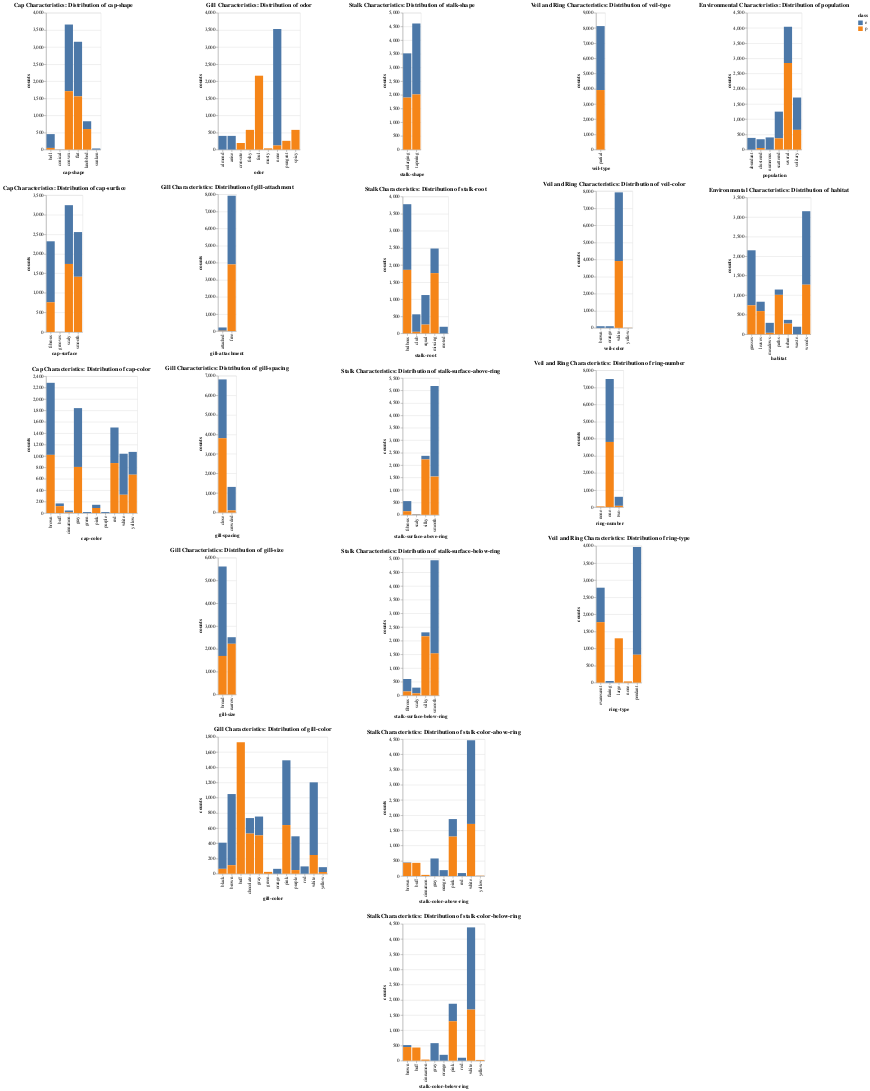

Source (notebook cell):
### Markdown cell above
#### Second, each group_feature will be analysed by itself.
    - This will allow to see how each feature behaves within its group and how they relate to the 'class' they belong to, providing more nuanced insights into the data

### Code cell
all_charts = []

for k in feature_groups:    
    feature_group = k
    features = feature_groups[feature_group]
    charts = []
    for feature in features:
        # Aggregate count per feature per class
        df_aggregated = df.groupby([feature, 'class']).size().reset_index(name='counts')
        chart = alt.Chart(df_aggregated).mark_bar().encode(
            x=alt.X(f'{feature}:N', title=feature),
            y='counts:Q',
            color='class:N'
        ).properties(
            title=f'{feature_group}: Distribution of {feature}'
        )
        charts.append(chart)
    all_charts.append(alt.vconcat(*charts))  # Vertical concatenation of charts within the same feature group.

# Horizontal concatenation of all feature group charts
final_chart = alt.hconcat(*all_charts)
final_chart
